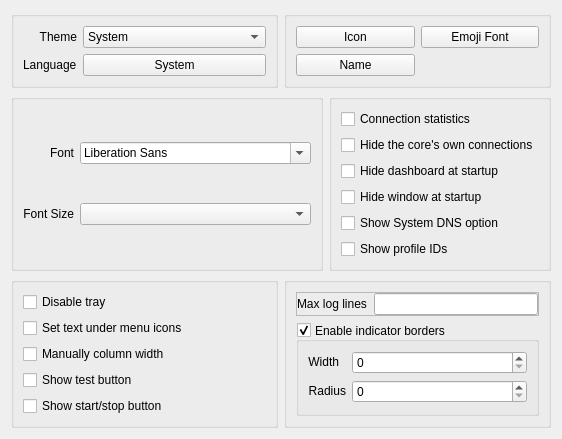
     <widget class="QWidget" name="tab_2">
      <attribute name="title">
       <string>Style</string>
      </attribute>
      <layout class="QGridLayout" name="gridLayout_5">
       <item row="2" column="0">
        <layout class="QHBoxLayout" name="style_h_2">
         <item>
          <widget class="QGroupBox" name="traffic_statistics_box">
           <layout class="QGridLayout" name="gridLayout_8">
            <item row="0" column="0">
             <widget class="QLabel" name="label_2">
              <property name="text">
               <string>Font</string>
              </property>
              <property name="alignment">
               <set>Qt::AlignmentFlag::AlignRight|Qt::AlignmentFlag::AlignTrailing|Qt::AlignmentFlag::AlignVCenter</set>
              </property>
             </widget>
            </item>
            <item row="0" column="1">
             <widget class="QFontComboBox" name="font"/>
            </item>
            <item row="1" column="0">
             <widget class="QLabel" name="label_5">
              <property name="text">
               <string>Font Size</string>
              </property>
              <property name="alignment">
               <set>Qt::AlignmentFlag::AlignRight|Qt::AlignmentFlag::AlignTrailing|Qt::AlignmentFlag::AlignVCenter</set>
              </property>
             </widget>
            </item>
            <item row="1" column="1">
             <widget class="QComboBox" name="font_size"/>
            </item>
           </layout>
          </widget>
         </item>
         <item>
          <widget class="QGroupBox" name="connection_statistics_box">
           <layout class="QVBoxLayout" name="verticalLayout_7">
            <item>
             <widget class="QCheckBox" name="connection_statistics">
              <property name="text">
               <string>Connection statistics</string>
              </property>
             </widget>
            </item>
            <item>
             <widget class="QCheckBox" name="hide_core_connections">
              <property name="toolTip">
               <string>Hides the connections the core opens for itself, such as latency tests, subscription and rule set downloads.</string>
              </property>
              <property name="text">
               <string>Hide the core's own connections</string>
              </property>
             </widget>
            </item>
            <item>
             <widget class="QCheckBox" name="start_minimal">
              <property name="sizePolicy">
               <sizepolicy hsizetype="Preferred" vsizetype="Fixed">
                <horstretch>0</horstretch>
                <verstretch>0</verstretch>
               </sizepolicy>
              </property>
              <property name="text">
               <string>Hide dashboard at startup</string>
              </property>
             </widget>
            </item>
            <item>
             <widget class="QCheckBox" name="auto_hide">
              <property name="text">
               <string>Hide window at startup</string>
              </property>
             </widget>
            </item>
            <item>
             <widget class="QCheckBox" name="show_system_dns">
              <property name="text">
               <string>Show System DNS option</string>
              </property>
             </widget>
            </item>
            <item>
             <widget class="QCheckBox" name="show_profile_id">
              <property name="text">
               <string>Show profile IDs</string>
              </property>
             </widget>
            </item>
           </layout>
          </widget>
         </item>
        </layout>
       </item>
       <item row="3" column="0">
        <layout class="QHBoxLayout" name="style_h_3">
         <item>
          <widget class="QGroupBox" name="horizontalGroupBox_5">
           <layout class="QVBoxLayout" name="verticalLayout_5">
            <item>
             <widget class="QCheckBox" name="disable_tray">
              <property name="text">
               <string>Disable tray</string>
              </property>
             </widget>
            </item>
            <item>
             <widget class="QCheckBox" name="set_text_under_menu_icons">
              <property name="text">
               <string>Set text under menu icons</string>
              </property>
             </widget>
            </item>
            <item>
             <widget class="QCheckBox" name="manually_column_width">
              <property name="text">
               <string>Manually column width</string>
              </property>
             </widget>
            </item>
            <item>
             <widget class="QCheckBox" name="show_test_button">
              <property name="text">
               <string>Show test button</string>
              </property>
             </widget>
            </item>
            <item>
             <widget class="QCheckBox" name="show_start_stop_button">
              <property name="text">
               <string>Show start/stop button</string>
              </property>
             </widget>
            </item>
           </layout>
          </widget>
         </item>
         <item>
          <widget class="QGroupBox" name="groupBox_2">
           <layout class="QGridLayout" name="gridLayout_12">
            <item row="2" column="0">
             <widget class="QGroupBox" name="enable_indicator_borders">
              <property name="title">
               <string>Enable indicator borders</string>
              </property>
              <property name="alignment">
               <set>Qt::AlignmentFlag::AlignLeading|Qt::AlignmentFlag::AlignLeft|Qt::AlignmentFlag::AlignVCenter</set>
              </property>
              <property name="flat">
               <bool>false</bool>
              </property>
              <property name="checkable">
               <bool>true</bool>
              </property>
              <property name="checked">
               <bool>true</bool>
              </property>
              <layout class="QGridLayout" name="gridLayout_15">
               <item row="0" column="0">
                <widget class="QLabel" name="label_20">
                 <property name="sizePolicy">
                  <sizepolicy hsizetype="Maximum" vsizetype="Maximum">
                   <horstretch>0</horstretch>
                   <verstretch>0</verstretch>
                  </sizepolicy>
                 </property>
                 <property name="text">
                  <string>Width</string>
                 </property>
                 <property name="alignment">
                  <set>Qt::AlignmentFlag::AlignRight|Qt::AlignmentFlag::AlignTrailing|Qt::AlignmentFlag::AlignVCenter</set>
                 </property>
                </widget>
               </item>
               <item row="1" column="0">
                <widget class="QLabel" name="label_31">
                 <property name="sizePolicy">
                  <sizepolicy hsizetype="Maximum" vsizetype="Maximum">
                   <horstretch>0</horstretch>
                   <verstretch>0</verstretch>
                  </sizepolicy>
                 </property>
                 <property name="text">
                  <string>Radius</string>
                 </property>
                 <property name="alignment">
                  <set>Qt::AlignmentFlag::AlignRight|Qt::AlignmentFlag::AlignTrailing|Qt::AlignmentFlag::AlignVCenter</set>
                 </property>
                </widget>
               </item>
               <item row="0" column="1">
                <widget class="QSpinBox" name="indicator_border_width"/>
               </item>
               <item row="1" column="1">
                <widget class="QSpinBox" name="indicator_border_radius"/>
               </item>
              </layout>
             </widget>
            </item>
            <item row="1" column="0">
             <widget class="QFrame" name="frame_3">
              <property name="sizePolicy">
               <sizepolicy hsizetype="Preferred" vsizetype="Maximum">
                <horstretch>0</horstretch>
                <verstretch>0</verstretch>
               </sizepolicy>
              </property>
              <property name="frameShape">
               <enum>QFrame::Shape::StyledPanel</enum>
              </property>
              <property name="frameShadow">
               <enum>QFrame::Shadow::Raised</enum>
              </property>
              <layout class="QHBoxLayout" name="horizontalLayout_15">
               <property name="spacing">
                <number>7</number>
               </property>
               <property name="leftMargin">
                <number>0</number>
               </property>
               <property name="topMargin">
                <number>0</number>
               </property>
               <property name="rightMargin">
                <number>0</number>
               </property>
               <property name="bottomMargin">
                <number>0</number>
               </property>
               <item>
                <widget class="QLabel" name="label_17">
                 <property name="sizePolicy">
                  <sizepolicy hsizetype="Maximum" vsizetype="Maximum">
                   <horstretch>0</horstretch>
                   <verstretch>0</verstretch>
                  </sizepolicy>
                 </property>
                 <property name="text">
                  <string>Max log lines</string>
                 </property>
                 <property name="alignment">
                  <set>Qt::AlignmentFlag::AlignLeading|Qt::AlignmentFlag::AlignLeft|Qt::AlignmentFlag::AlignVCenter</set>
                 </property>
                </widget>
               </item>
               <item>
                <widget class="QLineEdit" name="max_log_line">
                 <property name="sizePolicy">
                  <sizepolicy hsizetype="Ignored" vsizetype="Fixed">
                   <horstretch>0</horstretch>
                   <verstretch>0</verstretch>
                  </sizepolicy>
                 </property>
                </widget>
               </item>
              </layout>
             </widget>
            </item>
           </layout>
          </widget>
         </item>
        </layout>
       </item>
       <item row="0" column="0">
        <layout class="QHBoxLayout" name="style_h_1">
         <item>
          <widget class="QGroupBox" name="groupBox">
           <layout class="QGridLayout" name="gridLayout_10">
            <item row="0" column="0">
             <widget class="QLabel" name="label_8">
              <property name="sizePolicy">
               <sizepolicy hsizetype="Minimum" vsizetype="Maximum">
                <horstretch>0</horstretch>
                <verstretch>0</verstretch>
               </sizepolicy>
              </property>
              <property name="text">
               <string>Theme</string>
              </property>
              <property name="alignment">
               <set>Qt::AlignmentFlag::AlignRight|Qt::AlignmentFlag::AlignTrailing|Qt::AlignmentFlag::AlignVCenter</set>
              </property>
             </widget>
            </item>
            <item row="0" column="1">
             <widget class="QComboBox" name="theme">
              <property name="sizePolicy">
               <sizepolicy hsizetype="Minimum" vsizetype="Fixed">
                <horstretch>0</horstretch>
                <verstretch>0</verstretch>
               </sizepolicy>
              </property>
              <item>
               <property name="text">
                <string>System</string>
               </property>
              </item>
             </widget>
            </item>
            <item row="1" column="0">
             <widget class="QLabel" name="label_15">
              <property name="sizePolicy">
               <sizepolicy hsizetype="Maximum" vsizetype="Maximum">
                <horstretch>0</horstretch>
                <verstretch>0</verstretch>
               </sizepolicy>
              </property>
              <property name="text">
               <string>Language</string>
              </property>
             </widget>
            </item>
            <item row="1" column="1">
             <widget class="QPushButton" name="language_button">
              <property name="text">
               <string>System</string>
              </property>
             </widget>
            </item>
           </layout>
          </widget>
         </item>
         <item>
          <widget class="QGroupBox" name="groupBox2">
           <layout class="QGridLayout" name="gridLayout_4">
            <item row="0" column="0">
             <widget class="QPushButton" name="icon">
              <property name="text">
               <string>Icon</string>
              </property>
             </widget>
            </item>
            <item row="0" column="1">
             <widget class="QPushButton" name="emoji">
              <property name="text">
               <string>Emoji Font</string>
              </property>
             </widget>
            </item>
            <item row="1" column="0">
             <widget class="QPushButton" name="title_edit">
              <property name="text">
               <string>Name</string>
              </property>
             </widget>
            </item>
           </layout>
          </widget>
         </item>
        </layout>
       </item>
      </layout>
     </widget>
